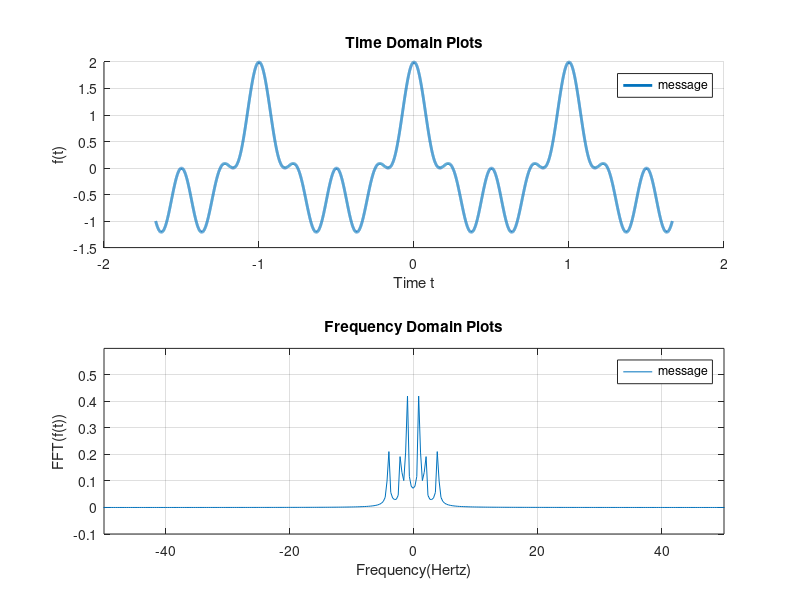
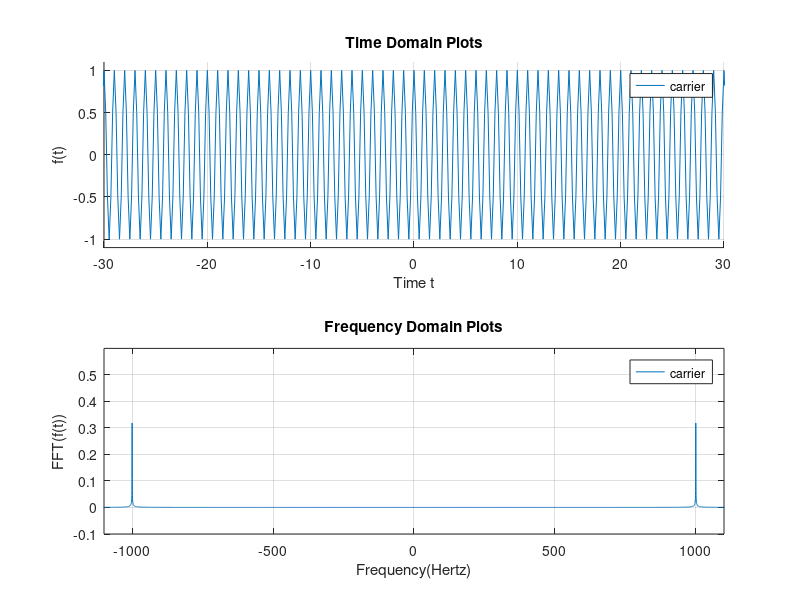
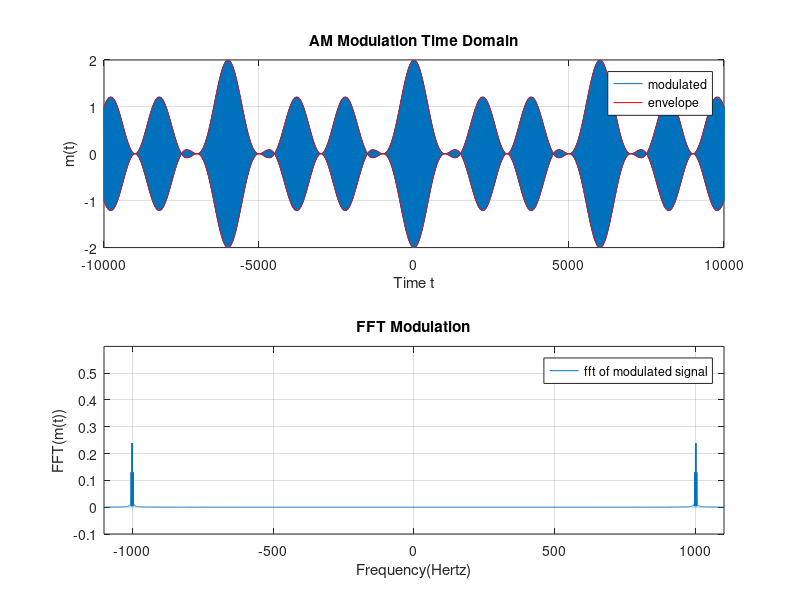

Recreate these plots in MATLAB, in order.
clear
fs = 6000; % Sampling frequency
sps = 1/fs; % Seconds per sample  
stoptime = 10000; % seconds 
n = (-stoptime:1:stoptime)'; % seconds 
L = length(n);
ft_axis_hz = fs * ((-L/2:(L/2) - 1)/L);

%% 
message = cos((2*pi*n/fs)) + (0.5 * cos((4*pi*n/fs)))...
                + (0.5 * cos((8*pi*n/fs)));

fft_message = fftshift(fft(message)/L);

figure 
subplot(2,1,1);
hold on
plot(n/fs, message, 'linew', 2);
legend("message");
title('Time Domain Plots'); 
xlabel('Time t'); 
ylabel('f(t)');
grid on

subplot(2,1,2);
plot(ft_axis_hz,abs(fft_message));
legend("message");
title('Frequency Domain Plots'); 
xlabel('Frequency(Hertz)'); 
ylabel('FFT(f(t))');
axis([-50 50 -0.1 0.6])
 grid on


%% 
F = 1000; % Frequency (hertz) 
carrier = cos((2*pi*F*n/fs)); %carrier
fft_carrier = fftshift(fft(carrier)/L);

figure
subplot(2,1,1);
hold on
plot(F*n/fs,carrier);
legend("carrier");
title('Time Domain Plots'); 
xlabel('Time t'); 
ylabel('f(t)');
axis([-30 30 -1.1 1.1])
grid on

subplot(2,1,2);
plot(ft_axis_hz, abs(fft_carrier));
legend("carrier");
title('Frequency Domain Plots'); 
xlabel('Frequency(Hertz)'); 
ylabel('FFT(f(t))');
axis([-1100 1100 -0.1 0.6])
 grid on

 %%
%modulated = modulate(message,F,fs);
mod_index= 1; % for 100% modulation
Am=max(message); % Amplitude of modulating signal
%%%%%%%%%%%%%%%%%%%%%%%%%%%%%%%%%%%%%%%%%%%%%%%%%%%%%%%%%%%%%%%%%
modulated = (message.*carrier);

%%%%%%%%%%%%%%%%%%%%%%%%%%%%%%%%%%%%%%%%%%%%%%%%%%%%%%%%%%%%%%

figure
subplot(2,1,1);
plot(n,modulated);
hold on
plot(n, message, 'r');
plot(n, -1.* message, 'r');

legend("modulated", "envelope");
title('AM Modulation Time Domain'); 
xlabel('Time t'); 
ylabel('m(t)');
grid on


fft_modulated= abs(fftshift(fft(modulated)/L));
subplot(2,1,2);
plot(ft_axis_hz, fft_modulated);
legend("fft of modulated signal");
title('FFT Modulation'); 
xlabel('Frequency(Hertz)'); 
ylabel('FFT(m(t))');
axis([-1100 1100 -0.1 0.6])
 grid on
